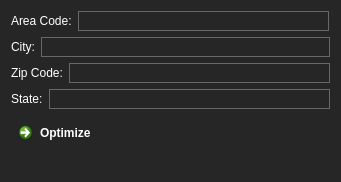
<?xml version="1.0" encoding="UTF-8"?>
<ui version="4.0">
 <class>Optimize</class>
 <widget class="QDialog" name="Optimize">
  <property name="geometry">
   <rect>
    <x>0</x>
    <y>0</y>
    <width>338</width>
    <height>182</height>
   </rect>
  </property>
  <property name="windowTitle">
   <string>AvisionR - Optimize</string>
  </property>
  <property name="styleSheet">
   <string notr="true">color:rgb(255, 255, 255);
background-color: #262626;</string>
  </property>
  <layout class="QGridLayout" name="gridLayout">
   <item row="0" column="0">
    <layout class="QHBoxLayout" name="horizontalLayout_4">
     <item>
      <widget class="QLabel" name="label_10">
       <property name="minimumSize">
        <size>
         <width>61</width>
         <height>20</height>
        </size>
       </property>
       <property name="maximumSize">
        <size>
         <width>61</width>
         <height>20</height>
        </size>
       </property>
       <property name="text">
        <string>Area Code:</string>
       </property>
      </widget>
     </item>
     <item>
      <widget class="QLineEdit" name="lineEdit_Area">
       <property name="minimumSize">
        <size>
         <width>251</width>
         <height>20</height>
        </size>
       </property>
       <property name="maximumSize">
        <size>
         <width>251</width>
         <height>20</height>
        </size>
       </property>
       <property name="styleSheet">
        <string notr="true">border: 1px solid #686868;</string>
       </property>
       <property name="maxLength">
        <number>3</number>
       </property>
      </widget>
     </item>
    </layout>
   </item>
   <item row="1" column="0">
    <layout class="QHBoxLayout" name="horizontalLayout_3">
     <item>
      <widget class="QLabel" name="label_7">
       <property name="text">
        <string>City:</string>
       </property>
      </widget>
     </item>
     <item>
      <widget class="QLineEdit" name="lineEdit_City">
       <property name="minimumSize">
        <size>
         <width>281</width>
         <height>20</height>
        </size>
       </property>
       <property name="styleSheet">
        <string notr="true">border: 1px solid #686868;</string>
       </property>
      </widget>
     </item>
    </layout>
   </item>
   <item row="2" column="0">
    <layout class="QHBoxLayout" name="horizontalLayout_2">
     <item>
      <widget class="QLabel" name="label_9">
       <property name="text">
        <string>Zip Code:</string>
       </property>
      </widget>
     </item>
     <item>
      <widget class="QLineEdit" name="lineEdit_ZipCode">
       <property name="minimumSize">
        <size>
         <width>261</width>
         <height>20</height>
        </size>
       </property>
       <property name="styleSheet">
        <string notr="true">border: 1px solid #686868;</string>
       </property>
       <property name="maxLength">
        <number>5</number>
       </property>
      </widget>
     </item>
    </layout>
   </item>
   <item row="3" column="0">
    <layout class="QHBoxLayout" name="horizontalLayout">
     <item>
      <widget class="QLabel" name="label_8">
       <property name="text">
        <string>State:</string>
       </property>
      </widget>
     </item>
     <item>
      <widget class="QLineEdit" name="lineEdit_State">
       <property name="minimumSize">
        <size>
         <width>271</width>
         <height>20</height>
        </size>
       </property>
       <property name="styleSheet">
        <string notr="true">border: 1px solid #686868;</string>
       </property>
       <property name="text">
        <string/>
       </property>
       <property name="maxLength">
        <number>2</number>
       </property>
      </widget>
     </item>
    </layout>
   </item>
   <item row="4" column="0">
    <widget class="QCommandLinkButton" name="commandLinkButton">
     <property name="text">
      <string>Optimize</string>
     </property>
    </widget>
   </item>
  </layout>
 </widget>
 <tabstops>
  <tabstop>lineEdit_Area</tabstop>
  <tabstop>lineEdit_City</tabstop>
  <tabstop>lineEdit_ZipCode</tabstop>
  <tabstop>lineEdit_State</tabstop>
  <tabstop>commandLinkButton</tabstop>
 </tabstops>
 <resources/>
 <connections/>
</ui>
